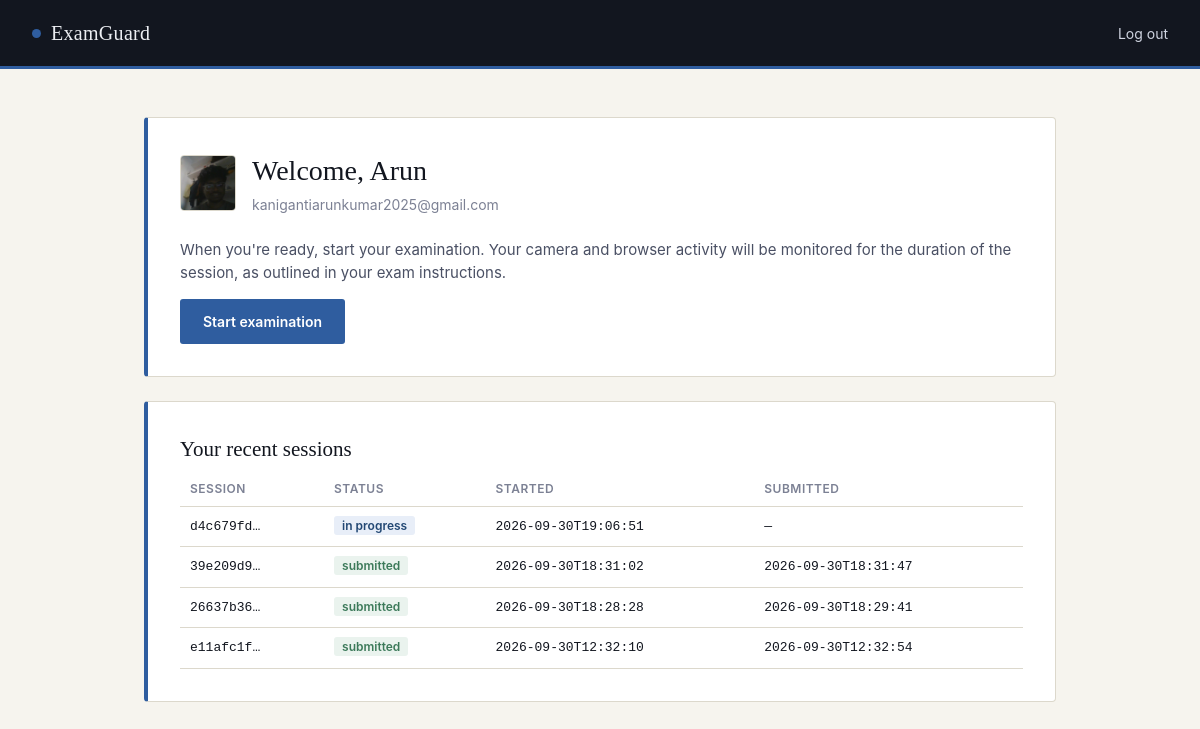
The page /dashboard (signed in) on the database as committed earlier.
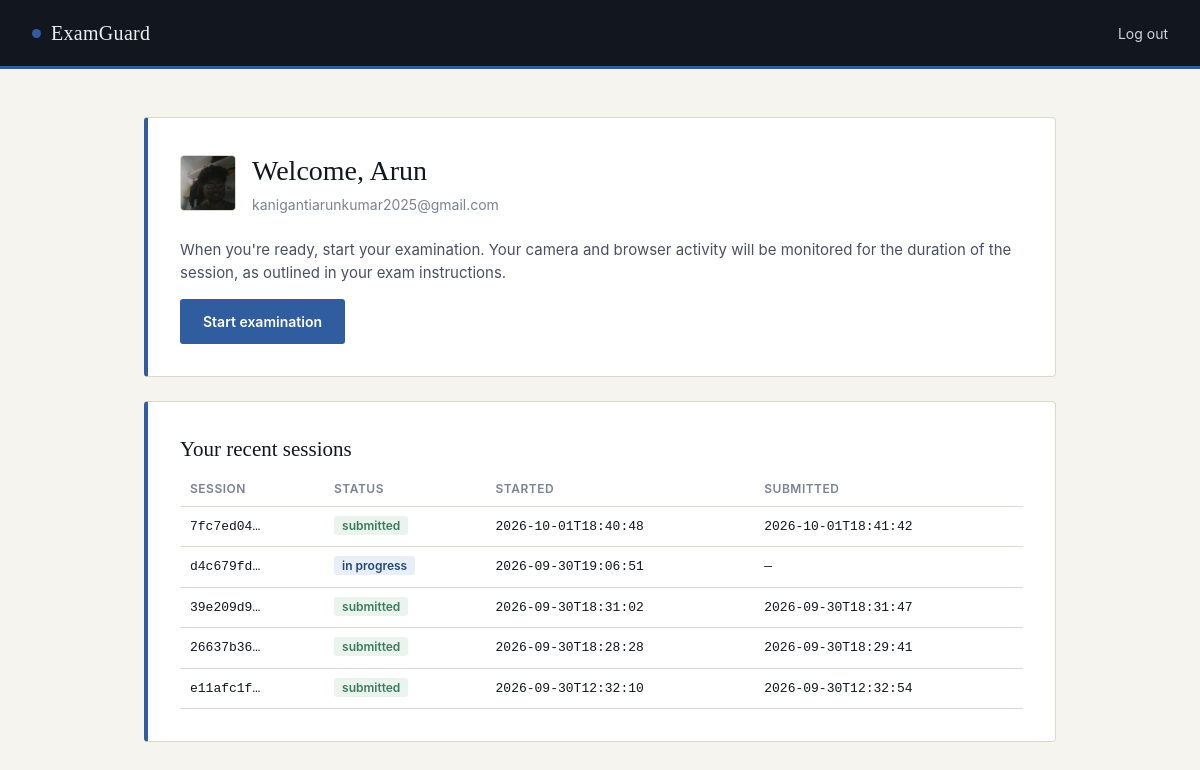
The same page on the database as committed later.
### tables this page shows
CREATE TABLE candidates (
            id INTEGER PRIMARY KEY AUTOINCREMENT,
            name TEXT NOT NULL,
            email TEXT UNIQUE NOT NULL,
            password TEXT NOT NULL,
            photo TEXT,
            created_at TEXT DEFAULT (datetime('now'))
        );

CREATE TABLE exam_sessions (
            id INTEGER PRIMARY KEY AUTOINCREMENT,
            candidate_id INTEGER NOT NULL,
            session_id TEXT UNIQUE NOT NULL,
            status TEXT NOT NULL DEFAULT 'in_progress',
            started_at TEXT NOT NULL,
            paused_at TEXT,
            resumed_at TEXT,
            submitted_at TEXT,
            FOREIGN KEY (candidate_id) REFERENCES candidates(id)
        );

### app.py (the view)
@app.route("/dashboard")
def dashboard():
    if "candidate_id" not in session:
        return redirect(url_for("login"))
    candidate_id = session["candidate_id"]
    connection = get_db()
    try:
        candidate = connection.execute("""
            SELECT * FROM candidates WHERE id = ?
        """, (candidate_id,)).fetchone()
        if not candidate:
            session.clear()
            return redirect(url_for("login"))
        recent_sessions = connection.execute("""
            SELECT session_id, status, started_at, submitted_at
            FROM exam_sessions
            WHERE candidate_id = ?
            ORDER BY started_at DESC
            LIMIT 5
        """, (candidate_id,)).fetchall()
        return render_template(
            "dashboard.html",
            candidate=candidate,
            recent_sessions=recent_sessions,
        )
    finally:
        connection.close()

### database.py (called while the page is built)
def get_db():
    os.makedirs(DATABASE_DIR, exist_ok=True)
    connection = sqlite3.connect(DATABASE)
    connection.row_factory = sqlite3.Row
    connection.execute("PRAGMA foreign_keys = ON")
    return connection

### templates/dashboard.html (shortened to what this page needs)
{% extends "base.html" %}
{% block nav_links %}
    <a href="{{ url_for('logout') }}">Log out</a>
{% endblock %}
{% block content %}
    <div class="card">
        <div class="identity-row">
            {% if candidate['photo'] %}
                <img class="candidate-avatar" src="/{{ candidate['photo'] }}" alt="Candidate photo">
            {% endif %}
            <div>
                <h1 style="margin-bottom:2px;">Welcome, {{ candidate['name'] }}</h1>
                <p class="subtitle" style="margin:0;">{{ candidate['email'] }}</p>
            </div>
        </div>
        <p style="color:var(--slate);">
            When you're ready, start your examination. Your camera and browser activity
            will be monitored for the duration of the session, as outlined in your
            exam instructions.
        </p>
        <a href="{{ url_for('start_exam') }}" class="btn btn-primary">Start examination</a>
    </div>
    <div class="card">
        <h2>Your recent sessions</h2>
        {% if recent_sessions %}
            <table>
                <thead>
                    <tr>
                        <th>Session</th>
                        <th>Status</th>
                        <th>Started</th>
                        <th>Submitted</th>
                    </tr>
                </thead>
                <tbody>
                    {% for s in recent_sessions %}
                    <tr>
                        <td>{{ s['session_id'][:8] }}…</td>
                        <td>
                            {% if s['status'] == 'submitted' %}
                                <span class="badge badge-submitted">submitted</span>
                            {% elif s['status'] == 'paused' %}
                                <span class="badge badge-paused">paused</span>
                            {% else %}
                                <span class="badge badge-progress">in progress</span>
                            {% endif %}
                        </td>
                        <td>{{ s['started_at'][:19] }}</td>
                        <td>{{ s['submitted_at'][:19] if s['submitted_at'] else '—' }}</td>
                    </tr>
                    {% endfor %}
                </tbody>
            </table>
        {% else %}
            <p class="helper-text">No exam sessions yet.</p>
        {% endif %}
    </div>
{% endblock %}

### templates/base.html (shortened to what this page needs)
<!DOCTYPE html>
<html lang="en">
<head>
    <link rel="stylesheet" href="{{ url_for('static', filename='css/style.css') }}">
</head>
<body>
    <header class="navbar">
        <div class="navbar-brand">
            <span class="logo-dot"></span> ExamGuard
        </div>
        <div class="navbar-links">
            {% block nav_links %}{% endblock %}
        </div>
    </header>
    <main class="{% block main_class %}page{% endblock %}">
        {% block content %}{% endblock %}
    </main>
</body>
</html>

### static/css/style.css (style rules this page uses)
:root { --ink: #12161f; --ink-soft: #1c2333; --paper: #f6f4ee; --paper-raised: #ffffff; --rule: #dcd8cc; --slate: #4a5064; --slate-soft: #7c8194; --signal: #2f5d9f; --signal-dark: #234874; --confirm: #3c7a5a; --warn: #b4791e; --danger: #a83a3a; --serif: Georgia, "Iowan Old Style", "Times New Roman", serif; --sans: -apple-system, "Segoe UI", Roboto, Helvetica, Arial, sans-serif; --mono: "SFMono-Regular", Consolas, "Liberation Mono", Menlo, monospace; }
* { box-sizing: border-box; }
html, body { margin: 0; padding: 0; background: var(--paper); color: var(--ink); font-family: var(--sans); font-size: 15px; line-height: 1.5; }
.navbar { background: var(--ink); color: #eceef2; padding: 18px 32px; display: flex; align-items: center; justify-content: space-between; border-bottom: 3px solid var(--signal); }
.navbar-brand { font-family: var(--serif); font-size: 20px; letter-spacing: 0.3px; display: flex; align-items: center; gap: 10px; }
.logo-dot { width: 9px; height: 9px; background: var(--signal); display: inline-block; border-radius: 50%; }
.navbar-links { display: flex; gap: 20px; font-size: 14px; }
.navbar-links a { color: #cfd4e0; text-decoration: none; }
.page { max-width: 960px; margin: 0 auto; padding: 48px 24px 80px; }
.card { background: var(--paper-raised); border: 1px solid var(--rule); border-left: 4px solid var(--signal); border-radius: 4px; padding: 32px; }
.card + .card { margin-top: 24px; }
h1, h2, h3 { font-family: var(--serif); font-weight: normal; margin: 0 0 6px; color: var(--ink); }
h1 { font-size: 28px; }
h2 { font-size: 21px; }
.subtitle { color: var(--slate-soft); font-size: 14px; margin: 0 0 28px; }
.btn { display: inline-block; font-family: var(--sans); font-size: 14px; font-weight: 600; padding: 11px 22px; border-radius: 3px; border: 1px solid transparent; cursor: pointer; text-decoration: none; text-align: center; }
.btn-primary { background: var(--signal); color: #ffffff; }
table { width: 100%; border-collapse: collapse; font-size: 14px; }
th { text-align: left; font-size: 12px; text-transform: uppercase; letter-spacing: 0.5px; color: var(--slate-soft); font-weight: 600; padding: 8px 10px; border-bottom: 1px solid var(--rule); }
td { padding: 10px; border-bottom: 1px solid var(--rule); font-family: var(--mono); font-size: 13px; }
.badge { font-family: var(--sans); font-size: 12px; font-weight: 600; padding: 2px 8px; border-radius: 3px; }
.badge-progress { background: #e8eef8; color: var(--signal-dark); }
.badge-submitted { background: #eaf3ee; color: var(--confirm); }
.candidate-avatar { width: 56px; height: 56px; border-radius: 4px; object-fit: cover; border: 1px solid var(--rule); }
.identity-row { display: flex; align-items: center; gap: 16px; margin-bottom: 24px; }

Rows that differ between the two databases and show on the page:
added exam_sessions: s "7fc7ed04", status "submitted", started_at "2026-10-01T18:40:48", submitted_at "2026-10-01T18:41:42"
